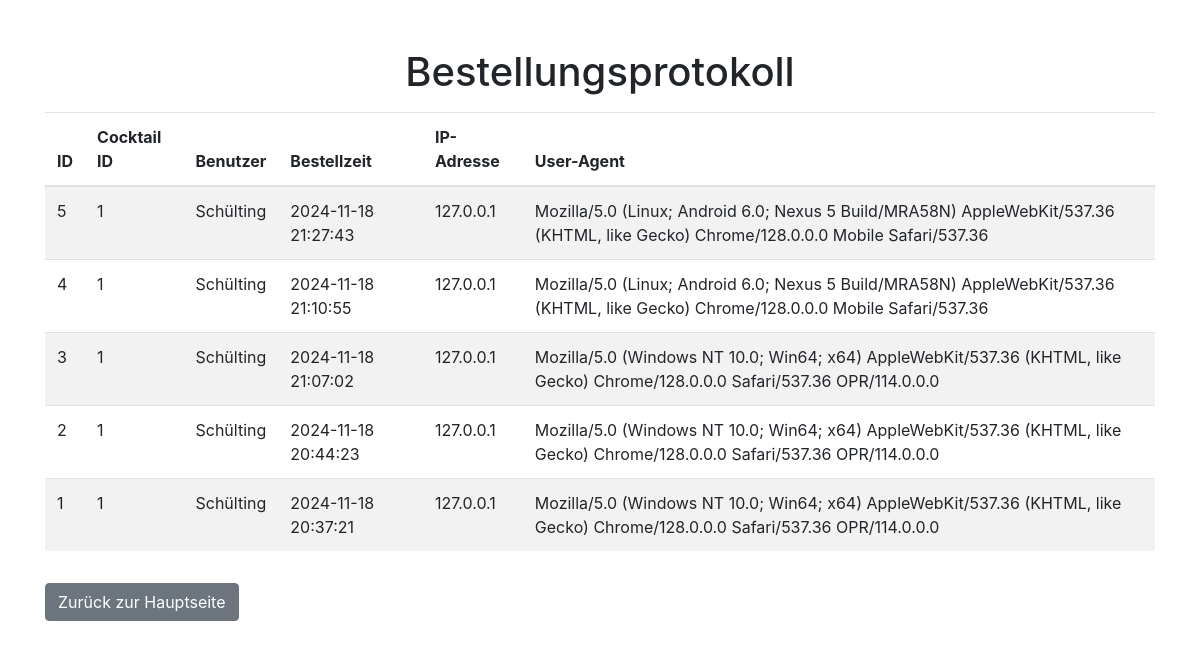
Page /order_logs on the earlier database version.
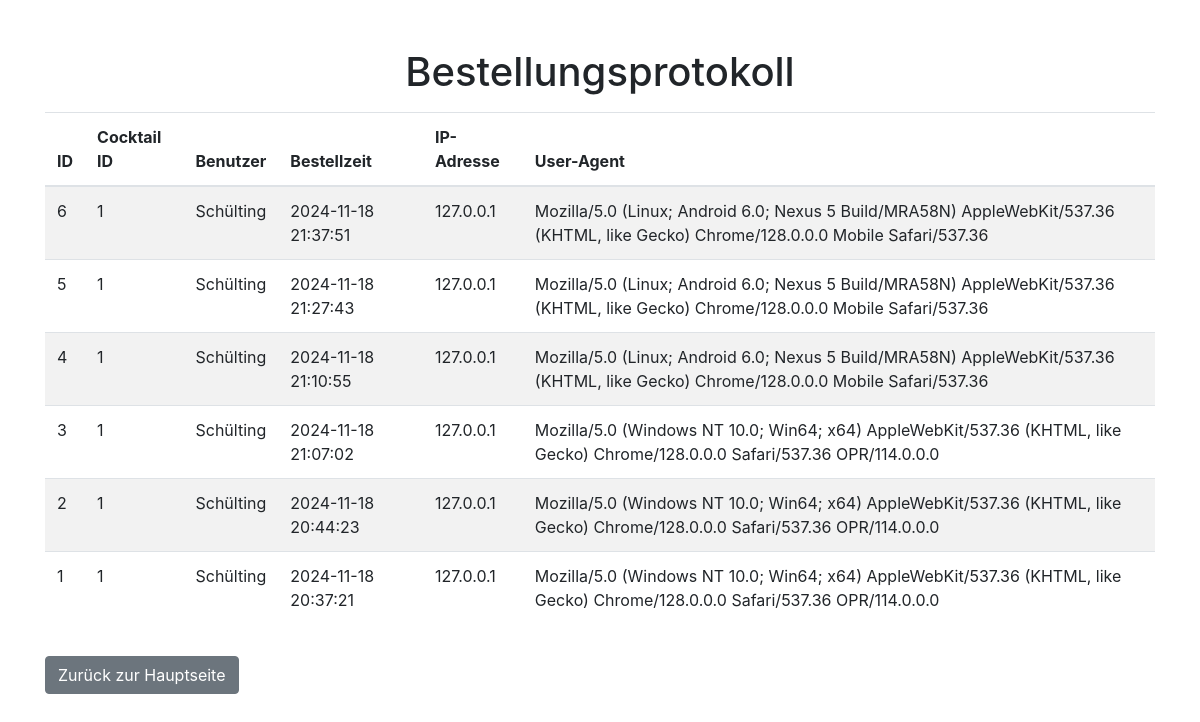
Same page on the later database version.
### tables this page shows
CREATE TABLE orders (
        id INTEGER PRIMARY KEY AUTOINCREMENT,
        cocktail_id INTEGER,
        order_time TIMESTAMP DEFAULT CURRENT_TIMESTAMP,
        ip_address TEXT,
        user_agent TEXT, user_id INTEGER,
        FOREIGN KEY(cocktail_id) REFERENCES cocktails(id)
    );

CREATE TABLE users (
        id INTEGER PRIMARY KEY AUTOINCREMENT,
        username TEXT UNIQUE NOT NULL,
        user_agent TEXT,
        ip_address TEXT
    );

### app.py (the view)
@app.route('/order_logs')
def order_logs():
    with get_db_connection() as conn:
        cursor = conn.cursor()
        cursor.execute('''
            SELECT orders.id, orders.cocktail_id, orders.order_time, orders.ip_address, orders.user_agent, users.username
            FROM orders
            LEFT JOIN users ON orders.user_id = users.id
            ORDER BY orders.order_time DESC
        ''')
        orders = cursor.fetchall()
    return render_template('order_logs.html', orders=orders)

### app.py (called while the page is built)
def get_db_connection():
    def trace_callback(sql):
        with open('sql_log.txt', 'a') as f:
            f.write(f"[SQL TRACE]: {sql}\n")
    conn = sqlite3.connect('cocktails.db', timeout=10)
    conn.row_factory = sqlite3.Row
    conn.set_trace_callback(trace_callback)  # Logging aktivieren
    return conn

@app.context_processor
def inject_global_settings():
    with get_db_connection() as conn:
        cursor = conn.cursor()
        cursor.execute('SELECT value FROM settings WHERE name = ?', ('global_cocktail_access',))
        global_access = cursor.fetchone()
        global_access = global_access['value'] == '1' if global_access else False
    return dict(global_access=global_access)

### templates/order_logs.html (shortened to what this page needs)
<!DOCTYPE html>
<html lang="de">
<head>
    <link href="https://stackpath.bootstrapcdn.com/bootstrap/4.5.2/css/bootstrap.min.css" rel="stylesheet">
</head>
<body>
    <div class="container mt-5">
        <h1 class="text-center">Bestellungsprotokoll</h1>
        <table class="table table-striped mt-3">
            <thead>
                <tr>
                    <th>ID</th>
                    <th>Cocktail ID</th>
                    <th>Benutzer</th>
                    <th>Bestellzeit</th>
                    <th>IP-Adresse</th>
                    <th>User-Agent</th>
                </tr>
            </thead>
            <tbody>
                {% for order in orders %}
                <tr>
                    <td>{{ order['id'] }}</td>
                    <td>{{ order['cocktail_id'] }}</td>
                    <td>{{ order['username'] or 'Unbekannt' }}</td>
                    <td>{{ order['order_time'] }}</td>
                    <td>{{ order['ip_address'] }}</td>
                    <td>{{ order['user_agent'] }}</td>
                </tr>
                {% endfor %}
            </tbody>
        </table>
        <a href="{{ url_for('index') }}" class="btn btn-secondary mt-3">Zurück zur Hauptseite</a>
    </div>
</body>
</html>

Differences in the rows shown:
added orders: id "6", cocktail_id "1", username "Schülting", order_time "2024-11-18 21:37:51", ip_address "127.0.0.1", user_agent "Mozilla/5.0 (Linux; Android 6.0; Nexus 5 Build/MRA58N) AppleWebKit/537.36 (KHTML, like Gecko) Chrome/128.0.0.0 Mobile Safari/537.36"
